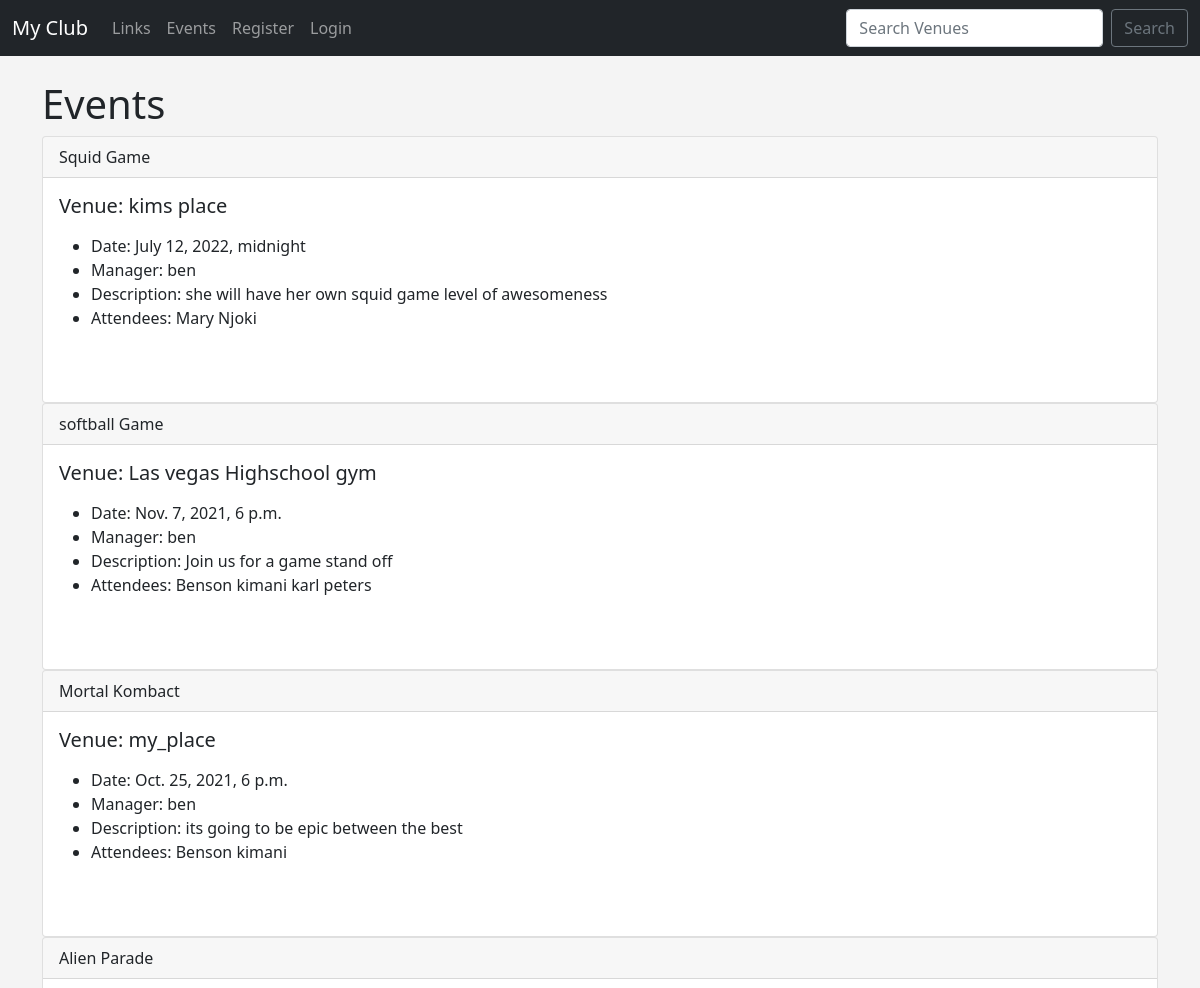
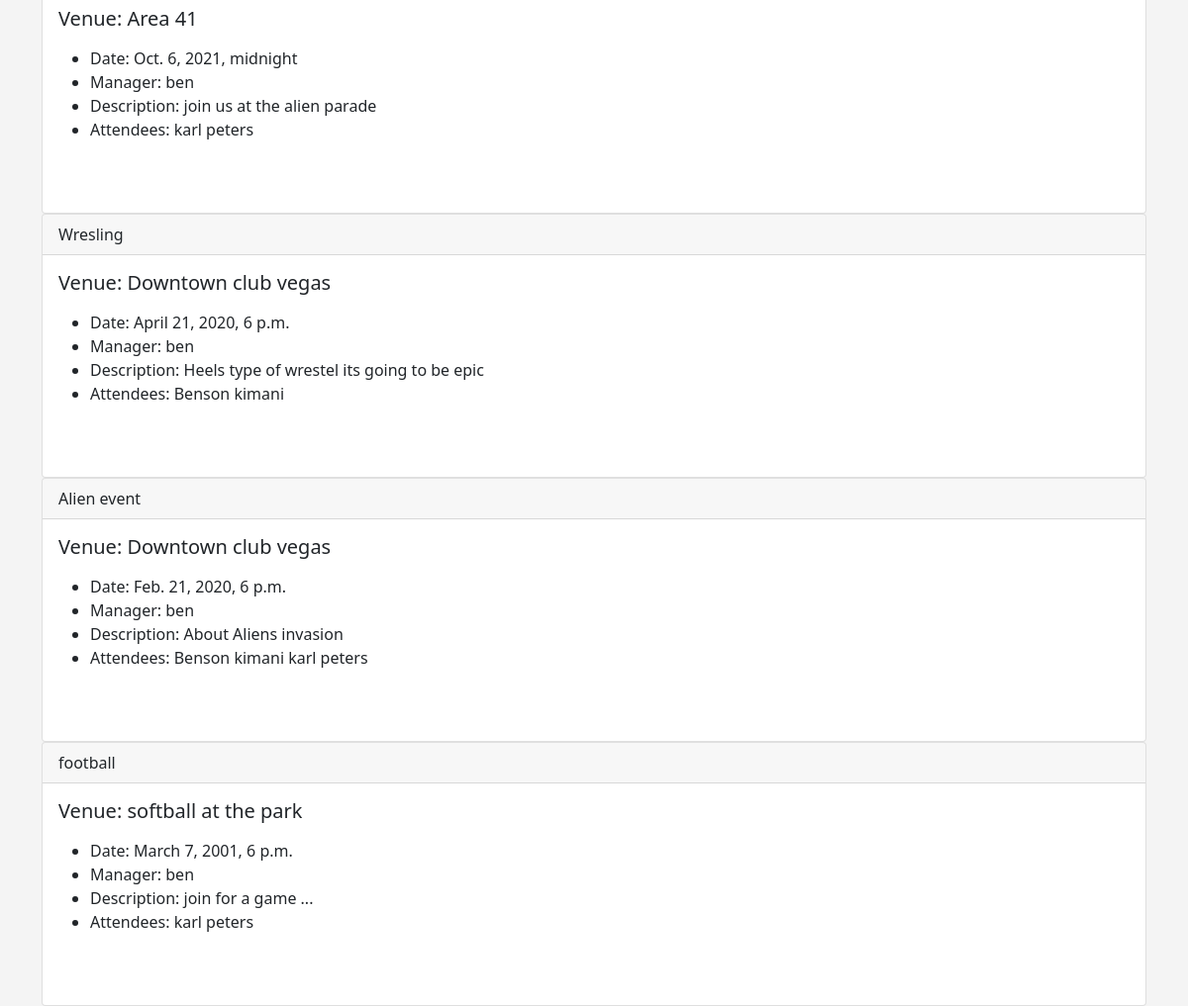
Screenshot of /events/ with the database file from the repository (2 pictures, top to bottom).
### events/models.py (models this page shows)
class Event(models.Model):
    name = models.CharField('Event Name', max_length=120)
    event_date = models.DateTimeField('Event Date')
    venue = models.ForeignKey(Venue, blank=True, null=True, on_delete=models.CASCADE)
    manager = models.ForeignKey(User, blank=True, null=True, on_delete=models.SET_NULL)
    description = models.TextField(blank=True)
    attendees = models.ManyToManyField(Member, blank=True)
    def __str__(self):
        return self.name

class Venue(models.Model):
    name = models.CharField('Venue Name', max_length=120)
    address = models.CharField(max_length=300)
    zip_code = models.CharField('Zip Code', max_length=20)
    phone = models.CharField('Contact Phone', max_length=25, blank=True)
    website = models.URLField('Website Address', blank=True)
    email_address = models.EmailField('Email', max_length=255, blank=True)
    owner = models.IntegerField("Venue Owner",blank=False, default=1)
    def __str__(self):
        return self.name

class Member(models.Model):
    first_name = models.CharField(max_length=30)
    last_name = models.CharField(max_length=30)
    email = models.EmailField('User Email')
    def __str__(self):
        return self.first_name + ' ' + self.last_name

### events/views.py (the view)
# urls.py: path('events/', views.all_events,name='list-events'),
def all_events(request):
    event_list = Event.objects.all().order_by('-event_date')
    context = {
        'event_list': event_list
    }
    return render(request, 'events/event_list.html', context)

### Template/events/event_list.html (shortened to what this page needs)
{% extends 'events/base.html' %}
{% block content %}
    <h1>Events</h1>
    {% for event in event_list %}
        <div class="card">
          <div class="card-header">
              {{event}}
          </div>
          <div class="card-body">
            <h5 class="card-title">Venue: {{ event.venue }}</h5>
            <p class="card-text">
                <ul>
                <li>Date: {{ event.event_date }}</li>
                <li>Manager: {{ event.manager }}</li>
                <li>Description: {{ event.description }}</li>
                <li>Attendees:
                {% for user in event.attendees.all%}
                    {{user}}
                {% endfor %}
                </li>
                </ul>
                <br>
            </p>
          </div>
        </div>
    {%endfor%}
{% endblock %}

### Template/events/base.html (shortened to what this page needs)
<!doctype html>
<html lang="en">
  <head>
    <link href="https://cdn.jsdelivr.net/npm/bootstrap@5.1.1/dist/css/bootstrap.min.css" rel="stylesheet">
  </head>
  <body>
    {% include 'events/navbar.html' %}
    <br>
    <div class = 'container'>
      {% block content %}
      {% endblock %}
    </div>
  </body>
</html>

### Template/events/navbar.html (shortened to what this page needs)
<nav class="navbar navbar-expand-lg navbar-dark bg-dark">
  <div class="container-fluid">
    <a class="navbar-brand" href="{% url 'home' %}">My Club</a>
    <div class="collapse navbar-collapse" id="navbarSupportedContent">
      <ul class="navbar-nav me-auto mb-2 mb-lg-0">
        <li class="nav-item">
          <a class="nav-link" href="{% url 'home' '2021' 'march' %}">Links</a>
        </li>
        <li class="nav-item">
          <a class="nav-link" href="{% url 'list-events' %}">Events</a>
        </li>
        {% if user.is_authenticated %}
        <li class="nav-item">
          <a class="nav-link" href="{% url 'logout' %}">LogOut</a>
        </li>
        {% else %}
        <li class="nav-item">
          <a class="nav-link" href="{% url 'register_user' %}">Register</a>
        </li>
        <li class="nav-item">
          <a class="nav-link" href="{% url 'login' %}">Login</a>
        </li>
        {% endif %}
      </ul>
      <form class="d-flex" method=POST action="{% url 'search-venues' %}">
        <input class="form-control me-2" type="search" placeholder="Search Venues" aria-label="Search" name="searched">
        <button class="btn btn-outline-secondary" type="submit">Search</button>
      </form>
    </div>
  </div>
</nav>

### Template/events/base.html (style rules this page uses)
body { background-color: #f4f4f4; }

### rows the page displays
Event: name "Squid Game", venue "kims place", event_date "July 12, 2022, midnight", manager "ben", description "she will have her own squid game level of awesomeness"
Member: first_name+last_name "Mary Njoki"
Event: name "softball Game", venue "Las vegas Highschool gym", event_date "Nov. 7, 2021, 6 p.m.", manager "ben", description "Join us for a game stand off"
Member: first_name+last_name "Benson kimani"
Member: first_name+last_name "karl peters"
Event: name "Mortal Kombact", venue "my_place", event_date "Oct. 25, 2021, 6 p.m.", manager "ben", description "its going to be epic between the best"
Event: name "Alien Parade", venue "Area 41", event_date "Oct. 6, 2021, midnight", manager "ben", description "join us at the alien parade"
Event: name "Wresling", venue "Downtown club vegas", event_date "April 21, 2020, 6 p.m.", manager "ben", description "Heels type of wrestel its going to be epic"
Event: name "Alien event", venue "Downtown club vegas", event_date "Feb. 21, 2020, 6 p.m.", manager "ben", description "About Aliens invasion"
Event: name "football", venue "softball at the park", event_date "March 7, 2001, 6 p.m.", manager "ben", description "join for a game ..."
